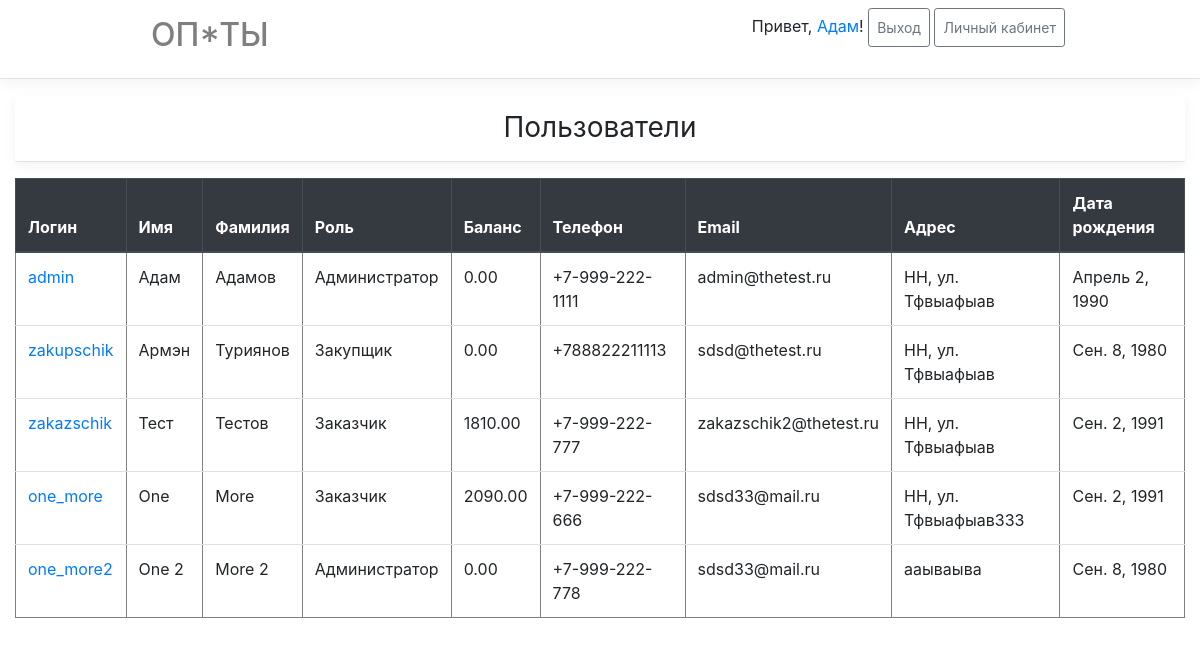
Page /users/ (signed in) on the earlier database version.
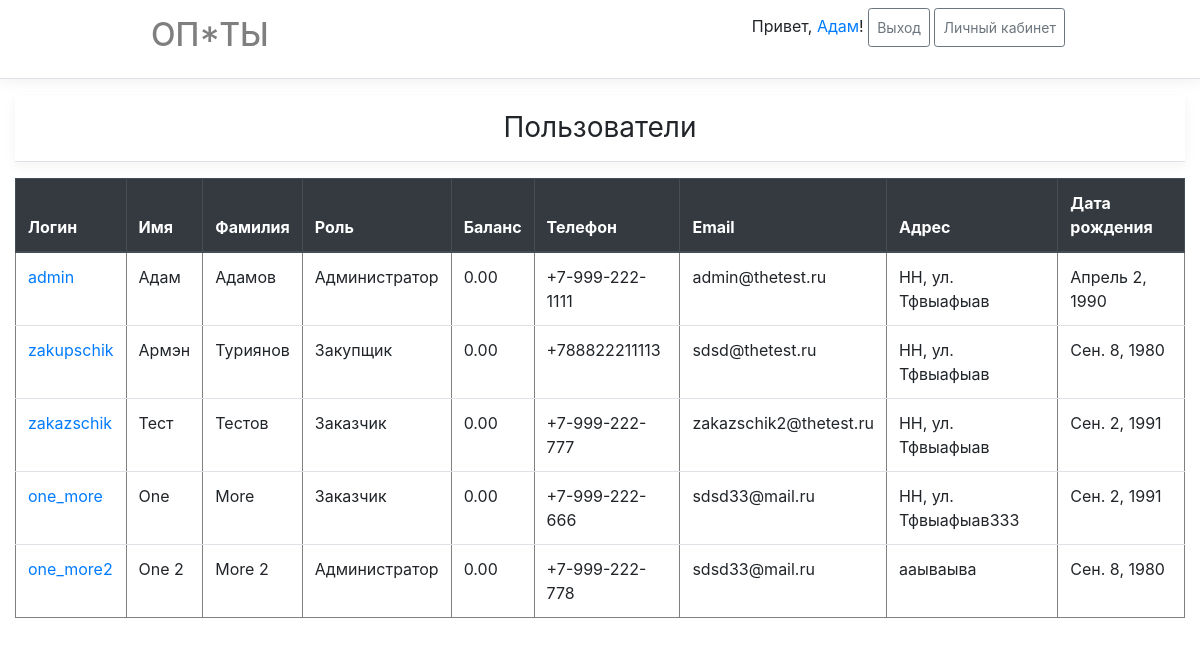
Same page on the later database version.
### main/models.py (models this page shows)
class User(AbstractUser):
    objects = UserManager()
    phone = models.CharField('Телефон', max_length=20)
    location = models.CharField('Адрес', max_length=255)
    birth_date = models.DateField('Дата рождения', blank=True, default='')
    role = models.PositiveSmallIntegerField('Роль', choices=tuple(Roles), default=Roles.UNREGISTERED)
    balance = models.DecimalField(max_digits=10, decimal_places=2, default=0)
    @property
    def role_to_string(self):
        return Roles[self.role]

### main/views.py (the view)
# urls.py: path('users/', main_views.UsersListView.as_view(), name='users'),
class UsersListView(LoginRolesRequiredViewMixin, WithLogedUserInContextViewMixin, TemplateView):
    template_name = 'main/users_list.html'
    def get_context_data(self, **kwargs):
        context = super().get_context_data(**kwargs)
        context['users'] = _models.User.objects.all() if self.user.is_superuser else _models.User.objects.get_list()
        context['roles'] = Roles
        return context

### main/core/types.py (called while the page is built)
    def __getitem__(cls, item):
        return cls.__dict__['iter_items'][item]

### main/core/view_mixins.py (called while the page is built)
    def dispatch(self, request, *args, **kwargs):
        self.user = request.user
        if not self.user.is_authenticated:
            return self.handle_no_permission()
        if self.user.role not in self.allowed_roles and self.user.role != Roles.ADMINISTRATOR:
            return self.handle_no_permission()
        return super().dispatch(request, *args, **kwargs)

    def get_context_data(self, **kwargs):
        context = super().get_context_data(**kwargs)
        if self.user.is_authenticated:
            context['user_pk'] = self.user.pk
            context['username'] = self.user.username
            context['user_role'] = self.user.role
            context['roles'] = Roles
            context['user_is_authenticated'] = True
            context['user_first_name'] = self.user.first_name
            context['user_last_name'] = self.user.last_name
        return context

    def dispatch(self, request, *args, **kwargs):
        self.user = request.user
        return super().dispatch(request, *args, **kwargs)

### main/templates/main/users_list.html (shortened to what this page needs)
{% extends 'base.html' %}
{% block content %}
<div class="container table-container">
    <h3 class="font-weight-normal text-center py-3 mb-3 border-bottom box-shadow">
        Пользователи
    </h3>
    <table border="1px" class="table">
        <thead class="thead-dark">
        <tr>
            <th scope="col">Логин</th>
            <th scope="col">Имя</th>
            <th scope="col">Фамилия</th>
            <th scope="col">Роль</th>
            <th scope="col">Баланс</th>
            <th scope="col">Телефон</th>
            <th scope="col">Email</th>
            <th scope="col">Адрес</th>
            <th scope="col">Дата рождения</th>
        </tr>
        </thead>
        <tbody>
        {% for user in users %}
        <tr>
            <td><a href="{% url 'main:user_details' pk=user.pk %}">{{ user.username }}</a></td>
            <td>{{ user.first_name }}</td>
            <td>{{ user.last_name }}</td>
            <td> {{ user.role_to_string }} </td>
            <td> {{ user.balance }} </td>
            <td>{{ user.phone }}</td>
            <td>{{ user.email }}</td>
            <td>{{ user.location }}</td>
            <td>{{ user.birth_date }}</td>
        </tr>
        {% endfor %}
        </tbody>
    </table>
</div>
{% endblock content %}

Differences in the rows shown:
changed User "zakazschik": balance "1810.00" → "0.00"
changed User "one_more": balance "2090.00" → "0.00"
